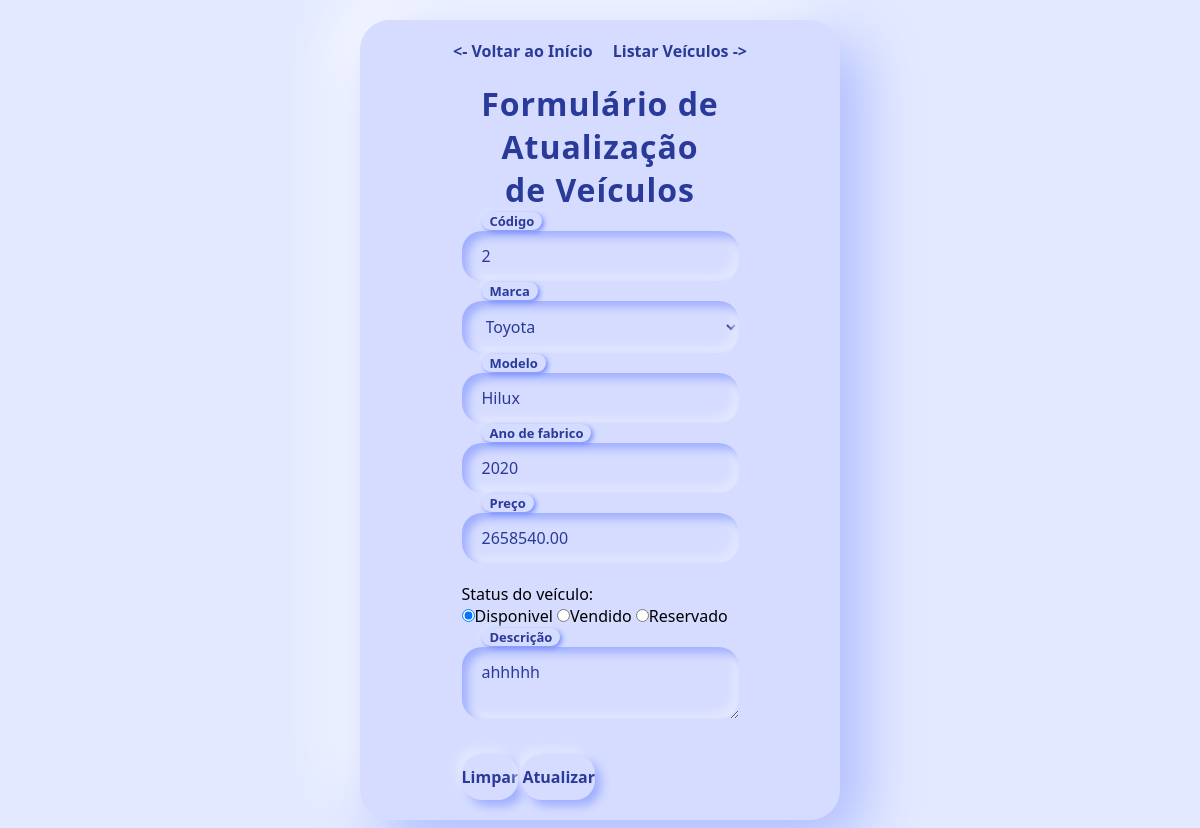
Page /Veiculos/View/updateVeiculo.php?id=2 on the committed database.
### tables this page shows
CREATE TABLE `veiculo` (
  `ID` int(11) NOT NULL AUTO_INCREMENT,
  `marca` varchar(30) NOT NULL,
  `modelo` varchar(50) NOT NULL,
  `ano` int(11) DEFAULT NULL,
  `preco` decimal(10,2) NOT NULL,
  `status` enum('Disponivel','Vendido','Reservado') NOT NULL DEFAULT 'Disponivel',
  `descricao` text NOT NULL,
  PRIMARY KEY (`ID`)
);

### Veiculos/Controller/controllerVeiculo.php (called while the page is built, shortened)
<?php
    include_once('../Controller/veiculo.php');
    include_once('../Controller/conexao.php');
    function searchVeiculo($id) {
        global $conexao;
        $sql = "SELECT * FROM veiculo WHERE id='$id'";
        $result = mysqli_query($conexao, $sql);
        $rs = mysqli_fetch_assoc($result);
        $veiculo = new Veiculo($rs['ID'], $rs['marca'], $rs['modelo'], $rs['ano'], $rs['preco'], $rs['status'], $rs['descricao']);
        return $veiculo;
    }
?>

### Veiculos/Controller/veiculo.php (called while the page is built, shortened)
<?php
    class Veiculo {
        private $ID;
        private $marca;
        private $modelo;
        private $ano;
        private $preco;
        private $status;
        private $descricao;
        function __construct($ID, $marca, $modelo, $ano, $preco, $status, $descricao) {
            $this->ID = $ID;
            $this->marca = $marca;
            $this->modelo = $modelo;
            $this->ano = $ano;
            $this->preco = $preco;
            $this->status = $status;
            $this->descricao = $descricao;
        }
        function getID() { return $this->ID; }
        function getMarca() { return $this->marca; }
        function getModelo() { return $this->modelo; }
        function getAno() { return $this->ano; }
        function getStatus() { return $this->status; }
        function getDescricao() { return $this->descricao; }
        function getPreco() { return $this->preco; }
    }
?>

### Veiculos/View/updateVeiculo.php (the view, shortened to what this page needs)
<?php
    include_once("../Controller/controllerVeiculo.php");
    $id = $_GET['id'];
    $veiculo = searchVeiculo($id);
?>
<!DOCTYPE html>
<html lang="pt">
<head>
    <link rel="stylesheet" href="../style/style.css">
</head>
<body>
    <div class="container">
        <div class="links">
            <p><a href="../home.php"><- Voltar ao Início</a></p>
            <p><a href="../View/listarVeiculo.php">Listar Veículos -></a></p>
        </div>
        <h1>Formulário de Atualização <br> de Veículos</h1>
        <form action="../Controller/atualizarVeiculo.php" method="post">
            <div class="inputs code">
                <input type="number" name="id" id="id" placeholder="Digite o ID (código) do Veículo" <?php echo "value={$veiculo->getID()} readonly" ?>>
                <label for="id">Código</label>
            </div>
            <div class="inputs marca">
                <select name="marca" id="marca" required>
                    <option <?php if ($veiculo->getMarca() == "Toyota") { echo "selected"; } ?> value="Toyota">Toyota</option>
                </select>
                <label for="marca">Marca</label>
            </div>
            <div class="inputs modelo">
                <input type="text" name="modelo" id="modelo" required placeholder="Digite o modelo do veículo" <?php echo "value={$veiculo->getModelo()}" ?>>
                <label for="modelo">Modelo</label>
            </div>
            <div class="inputs ano">
                <input type="number" name="ano" id="ano" min="1950" max="2025" placeholder="Digite o ano de fabrico do veículo" <?php echo "value={$veiculo->getAno()}" ?>>
                <label for="ano">Ano de fabrico</label>
            </div>
            <div class="inputs preco">
                <input type="number" name="preco" id="preco" maxlength="8" placeholder="Digite o preço do veículo" <?php echo "value={$veiculo->getPreco()}" ?> required>
                <label for="preco">Preço</label>
            </div>
            <div class="radios status">
                <label>Status do veículo:</label><br>
                <input type="radio" name="status" id="status1" value="Disponivel" required <?php if($veiculo->getStatus() == "Disponivel") { echo "checked"; } ?>><label for="status1">Disponivel</label>
                <input type="radio" name="status" id="status2" value="Vendido" <?php if($veiculo->getStatus() == "Vendido") { echo "checked"; } ?>><label for="status2">Vendido</label>
                <input type="radio" name="status" id="status3" value="Reservado" <?php if($veiculo->getStatus() == "Reservado") { echo "checked"; } ?>><label for="status3">Reservado</label>
            </div>
            <div class="inputs desc">
                <textarea name="desc" id="desc" placeholder="Descrição do veículo (caracteristicas, especificações, etc)"><?php echo "{$veiculo->getDescricao()}" ?></textarea>
                <label for="desc">Descrição</label>
            </div>
            <div class="btns">
                <input type="reset" value="Limpar" name="limpar" class="buttons limpar">
                <input type="submit" value="Atualizar"  name="submit" class="buttons submit">
            </div>
        </form>
    </div>
</body>
</html>

### Veiculos/style/style.css (style rules this page uses)
* { margin: 0; padding: 0; box-sizing: border-box; font-family: 'Poppins', 'Segoe UI', Tahoma, Geneva, Verdana, sans-serif; -webkit-font-smoothing: antialiased; -moz-osx-font-smoothing: grayscale; }
body { background: #e3e9ff; min-height: 100vh; display: flex; justify-content: center; align-items: center; padding: 20px; font-size: 16px; }
.links { display: flex; flex-direction: row; gap: 20px; justify-content: space-around; margin-bottom: 20px; }
.links a { color: #2a3a99; font-weight: 600; text-decoration: none; transition: color 0.3s ease, text-decoration 0.3s ease; }
.container { background: #d5dcff; border-radius: 30px; padding: 20px; width: 100%; max-width: 480px; box-shadow: 20px 20px 60px #aab8ff, -20px -20px 60px #ffffff; display: flex; flex-direction: column; align-items: center; }
.container h1 { font-weight: 700; color: #2a3a99; margin-bottom: 20px; text-align: center; letter-spacing: 0.03em; }
.inputs, .radios { position: relative; width: 100%; margin-bottom: 20px; }
.inputs input, .inputs textarea, .inputs select { width: 100%; padding: 14px 20px; font-size: 16px; border: none; border-radius: 20px; background: #d5dcff; color: #2a3a99; box-shadow: inset 6px 6px 8px #a0afff, inset -6px -6px 8px #e2e7ff; transition: box-shadow 0.3s ease, transform 0.2s ease; }
.inputs label { display: none; background-color: #d5dcff; color: #5664c7; position: absolute; left: 20px; top: 50%; transform: translateY(-50%); pointer-events: none; padding: 0 8px; font-weight: 600; font-size: 16px; transition: 0.3s ease all; user-select: none; border-radius: 12px; box-shadow: 6px 6px 10px #a0afff, -6px -6px 10px #e2e7ff; }
.inputs input:focus + label, .inputs select:focus + label, .inputs textarea:focus + label, .inputs textarea:not(:placeholder-shown) + label, .inputs select:not(:placeholder-shown) + label, .inputs input:not(:placeholder-shown) + label { display: unset; top: -10px; font-size: 13px; color: #2a3a99; font-weight: 700; box-shadow: 2px 2px 5px #7288ff, -2px -2px 5px #e1e7ff; }
.buttons { flex: 1; padding: 12px 0; font-weight: 700; font-size: 1rem; color: #2a3a99; background: #d5dcff; border-radius: 20px; border: none; box-shadow: 6px 6px 10px #a0afff, -6px -6px 10px #e2e7ff; cursor: pointer; transition: box-shadow 0.3s ease, background-color 0.3s ease, color 0.3s ease; user-select: none; }

### rows in the picture
veiculo: id "2", marca "Toyota", modelo "Hilux", ano "2020", preco "2658540.00", status "☑ Disponivel", status "☐ Vendido", status "☐ Reservado", desc "ahhhhh"
